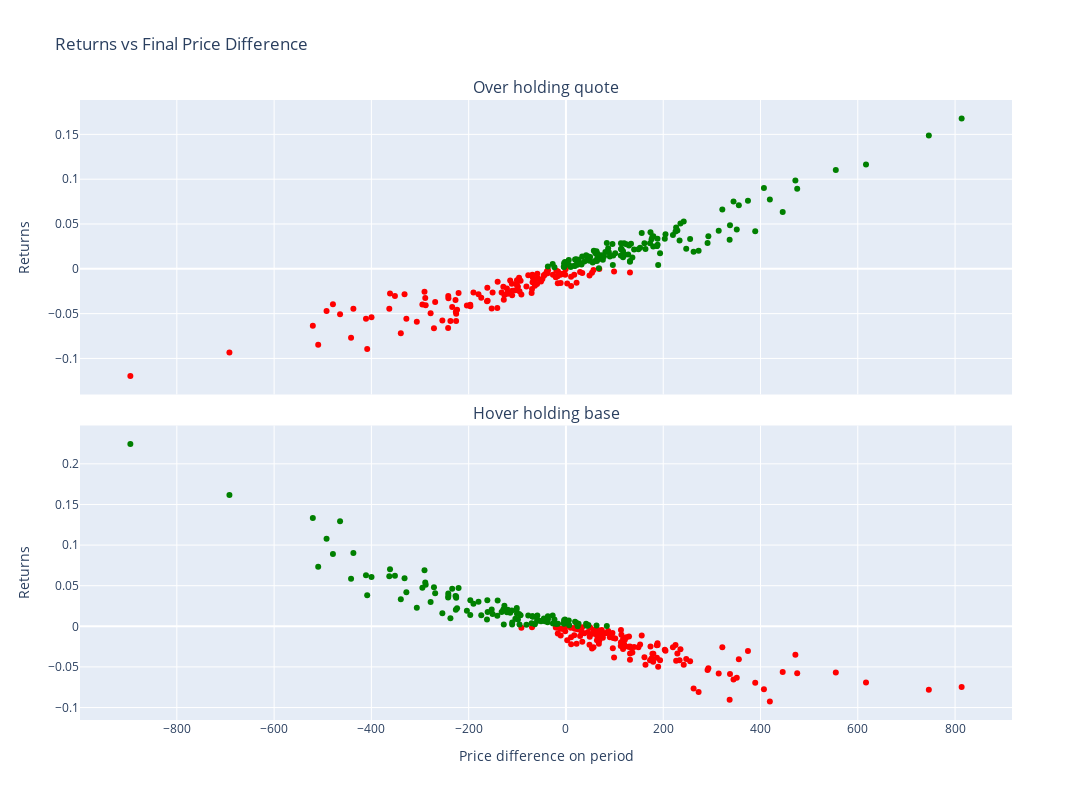

The notebook cell saved with this chart:
### Markdown cell above
## Analysis

### Code cell
fig = make_subplots(rows=2, cols=1, shared_xaxes=True, specs=[[{}], [{}]], vertical_spacing=0.05, subplot_titles=("Over holding quote", "Hover holding base"))

quote_negative_returns = [[price, ret] for price, ret in zip(final_price_diff_arr, quote_returns_arr) if ret < 0]
quote_positive_returns = [[price, ret] for price, ret in zip(final_price_diff_arr, quote_returns_arr) if ret >= 0]

base_negative_returns = [[price, ret] for price, ret in zip(final_price_diff_arr, base_returns_arr) if ret < 0]
base_positive_returns = [[price, ret] for price, ret in zip(final_price_diff_arr, base_returns_arr) if ret >= 0]

fig.add_trace(
    go.Scatter(x=[row[0] for row in quote_negative_returns], y=[row[1] for row in quote_negative_returns], name="Returns", mode="markers", marker=dict(color="red")),
    row=1, col=1
)
fig.add_trace(
    go.Scatter(x=[row[0] for row in quote_positive_returns], y=[row[1] for row in quote_positive_returns], name="Returns", mode="markers", marker=dict(color="green")),
    row=1, col=1
)
fig.add_trace(
    go.Scatter(x=[row[0] for row in base_negative_returns], y=[row[1] for row in base_negative_returns], name="Returns", mode="markers", marker=dict(color="red")),
    row=2, col=1
)
fig.add_trace(
    go.Scatter(x=[row[0] for row in base_positive_returns], y=[row[1] for row in base_positive_returns], name="Returns", mode="markers", marker=dict(color="green")),
    row=2, col=1
)


fig.update_xaxes(title_text="Price difference on period", row=2, col=1)
fig.update_yaxes(title_text="Returns", row=1, col=1)
fig.update_yaxes(title_text="Returns", row=2, col=1)

fig.update_layout(
    title="Returns vs Final Price Difference",
    showlegend=False,
    height=800,
    width=1200,
)

del quote_negative_returns, quote_positive_returns, base_negative_returns, base_positive_returns

fig.show()
